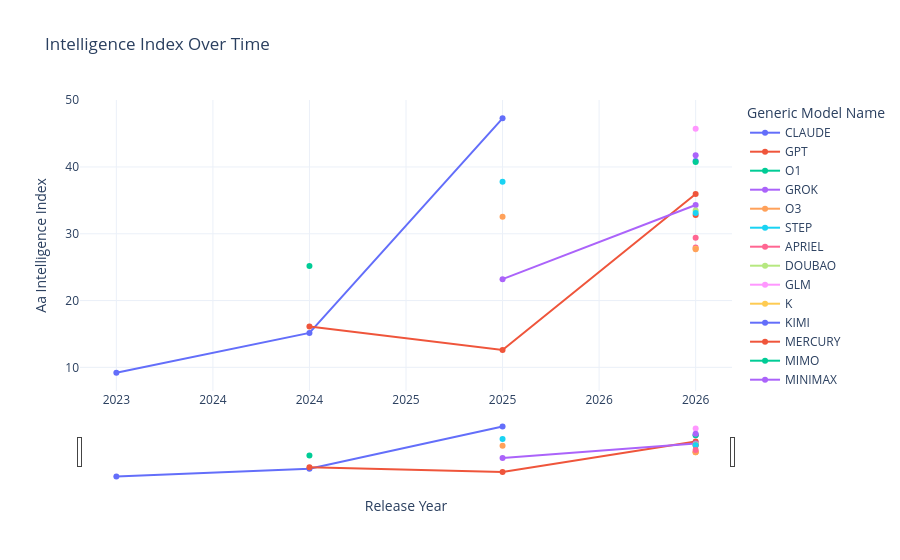

Write notebook code for a chart like this one.
### Code cell
plot_performance_line_interactive(df, 'release_year', 'aa_intelligence_index', title='Intelligence Index Over Time', group_col='generic_model_name', n=20)

### Figure 1 — Plotly figure (JSON) as saved in the notebook; plotly's stock layout.template omitted (floating-point values rounded to 4 significant figures)
{"data": [{"hovertemplate": "generic_model_name=CLAUDE<br>release_year=%{x}<br>aa_intelligence_index=%{y}<extra></extra>", "legendgroup": "CLAUDE", "line": {"color": "#636efa", "dash": "solid"}, "marker": {"symbol": "circle"}, "mode": "lines+markers", "name": "CLAUDE", "orientation": "v", "showlegend": true, "type": "scatter", "x": [2023, 2024, 2025], "xaxis": "x", "y": [9.2, 15.15, 47.29], "yaxis": "y"}, {"hovertemplate": "generic_model_name=GPT<br>release_year=%{x}<br>aa_intelligence_index=%{y}<extra></extra>", "legendgroup": "GPT", "line": {"color": "#EF553B", "dash": "solid"}, "marker": {"symbol": "circle"}, "mode": "lines+markers", "name": "GPT", "orientation": "v", "showlegend": true, "type": "scatter", "x": [2024, 2025, 2026], "xaxis": "x", "y": [16.13, 12.6, 35.95], "yaxis": "y"}, {"hovertemplate": "generic_model_name=O1<br>release_year=%{x}<br>aa_intelligence_index=%{y}<extra></extra>", "legendgroup": "O1", "line": {"color": "#00cc96", "dash": "solid"}, "marker": {"symbol": "circle"}, "mode": "lines+markers", "name": "O1", "orientation": "v", "showlegend": true, "type": "scatter", "x": [2024], "xaxis": "x", "y": [25.18], "yaxis": "y"}, {"hovertemplate": "generic_model_name=GROK<br>release_year=%{x}<br>aa_intelligence_index=%{y}<extra></extra>", "legendgroup": "GROK", "line": {"color": "#ab63fa", "dash": "solid"}, "marker": {"symbol": "circle"}, "mode": "lines+markers", "name": "GROK", "orientation": "v", "showlegend": true, "type": "scatter", "x": [2025, 2026], "xaxis": "x", "y": [23.2, 34.3], "yaxis": "y"}, {"hovertemplate": "generic_model_name=O3<br>release_year=%{x}<br>aa_intelligence_index=%{y}<extra></extra>", "legendgroup": "O3", "line": {"color": "#FFA15A", "dash": "solid"}, "marker": {"symbol": "circle"}, "mode": "lines+markers", "name": "O3", "orientation": "v", "showlegend": true, "type": "scatter", "x": [2025], "xaxis": "x", "y": [32.55], "yaxis": "y"}, {"hovertemplate": "generic_model_name=STEP<br>release_year=%{x}<br>aa_intelligence_index=%{y}<extra></extra>", "legendgroup": "STEP", "line": {"color": "#19d3f3", "dash": "solid"}, "marker": {"symbol": "circle"}, "mode": "lines+markers", "name": "STEP", "orientation": "v", "showlegend": true, "type": "scatter", "x": [2025], "xaxis": "x", "y": [37.8], "yaxis": "y"}, {"hovertemplate": "generic_model_name=APRIEL<br>release_year=%{x}<br>aa_intelligence_index=%{y}<extra></extra>", "legendgroup": "APRIEL", "line": {"color": "#FF6692", "dash": "solid"}, "marker": {"symbol": "circle"}, "mode": "lines+markers", "name": "APRIEL", "orientation": "v", "showlegend": true, "type": "scatter", "x": [2026], "xaxis": "x", "y": [27.95], "yaxis": "y"}, {"hovertemplate": "generic_model_name=DOUBAO<br>release_year=%{x}<br>aa_intelligence_index=%{y}<extra></extra>", "legendgroup": "DOUBAO", "line": {"color": "#B6E880", "dash": "solid"}, "marker": {"symbol": "circle"}, "mode": "lines+markers", "name": "DOUBAO", "orientation": "v", "showlegend": true, "type": "scatter", "x": [2026], "xaxis": "x", "y": [33.5], "yaxis": "y"}, {"hovertemplate": "generic_model_name=GLM<br>release_year=%{x}<br>aa_intelligence_index=%{y}<extra></extra>", "legendgroup": "GLM", "line": {"color": "#FF97FF", "dash": "solid"}, "marker": {"symbol": "circle"}, "mode": "lines+markers", "name": "GLM", "orientation": "v", "showlegend": true, "type": "scatter", "x": [2026], "xaxis": "x", "y": [45.73], "yaxis": "y"}, {"hovertemplate": "generic_model_name=K<br>release_year=%{x}<br>aa_intelligence_index=%{y}<extra></extra>", "legendgroup": "K", "line": {"color": "#FECB52", "dash": "solid"}, "marker": {"symbol": "circle"}, "mode": "lines+markers", "name": "K", "orientation": "v", "showlegend": true, "type": "scatter", "x": [2026], "xaxis": "x", "y": [27.75], "yaxis": "y"}, {"hovertemplate": "generic_model_name=KIMI<br>release_year=%{x}<br>aa_intelligence_index=%{y}<extra></extra>", "legendgroup": "KIMI", "line": {"color": "#636efa", "dash": "solid"}, "marker": {"symbol": "circle"}, "mode": "lines+markers", "name": "KIMI", "orientation": "v", "showlegend": true, "type": "scatter", "x": [2026], "xaxis": "x", "y": [40.9], "yaxis": "y"}, {"hovertemplate": "generic_model_name=MERCURY<br>release_year=%{x}<br>aa_intelligence_index=%{y}<extra></extra>", "legendgroup": "MERCURY", "line": {"color": "#EF553B", "dash": "solid"}, "marker": {"symbol": "circle"}, "mode": "lines+markers", "name": "MERCURY", "orientation": "v", "showlegend": true, "type": "scatter", "x": [2026], "xaxis": "x", "y": [32.8], "yaxis": "y"}, {"hovertemplate": "generic_model_name=MIMO<br>release_year=%{x}<br>aa_intelligence_index=%{y}<extra></extra>", "legendgroup": "MIMO", "line": {"color": "#00cc96", "dash": "solid"}, "marker": {"symbol": "circle"}, "mode": "lines+markers", "name": "MIMO", "orientation": "v", "showlegend": true, "type": "scatter", "x": [2026], "xaxis": "x", "y": [40.74], "yaxis": "y"}, {"hovertemplate": "generic_model_name=MINIMAX<br>release_year=%{x}<br>aa_intelligence_index=%{y}<extra></extra>", "legendgroup": "MINIMAX", "line": {"color": "#ab63fa", "dash": "solid"}, "marker": {"symbol": "circle"}, "mode": "lines+markers", "name": "MINIMAX", "orientation": "v", "showlegend": true, "type": "scatter", "x": [2026], "xaxis": "x", "y": [41.75], "yaxis": "y"}, {"hovertemplate": "generic_model_name=NEMOTRON<br>release_year=%{x}<br>aa_intelligence_index=%{y}<extra></extra>", "legendgroup": "NEMOTRON", "line": {"color": "#FFA15A", "dash": "solid"}, "marker": {"symbol": "circle"}, "mode": "lines+markers", "name": "NEMOTRON", "orientation": "v", "showlegend": true, "type": "scatter", "x": [2026], "xaxis": "x", "y": [27.7], "yaxis": "y"}, {"hovertemplate": "generic_model_name=O4<br>release_year=%{x}<br>aa_intelligence_index=%{y}<extra></extra>", "legendgroup": "O4", "line": {"color": "#19d3f3", "dash": "solid"}, "marker": {"symbol": "circle"}, "mode": "lines+markers", "name": "O4", "orientation": "v", "showlegend": true, "type": "scatter", "x": [2026], "xaxis": "x", "y": [33.1], "yaxis": "y"}, {"hovertemplate": "generic_model_name=QWEN3.5<br>release_year=%{x}<br>aa_intelligence_index=%{y}<extra></extra>", "legendgroup": "QWEN3.5", "line": {"color": "#FF6692", "dash": "solid"}, "marker": {"symbol": "circle"}, "mode": "lines+markers", "name": "QWEN3.5", "orientation": "v", "showlegend": true, "type": "scatter", "x": [2026], "xaxis": "x", "y": [29.41], "yaxis": "y"}], "layout": {"legend": {"title": {"text": "Generic Model Name"}, "tracegroupgap": 0}, "title": {"text": "Intelligence Index Over Time"}, "xaxis": {"anchor": "y", "domain": [0, 1], "rangeslider": {"visible": true}, "tickformat": "d", "title": {"text": "Release Year"}}, "yaxis": {"anchor": "x", "domain": [0, 1], "title": {"text": "Aa Intelligence Index"}}}}
